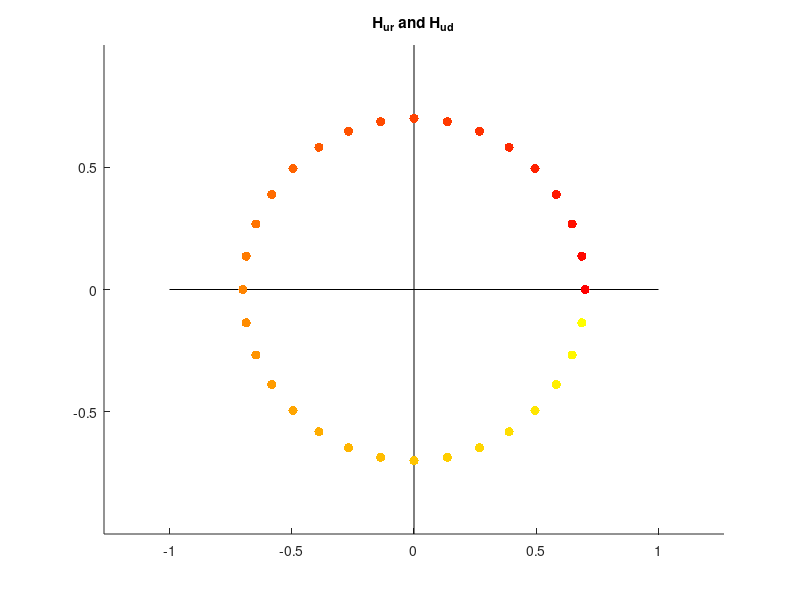
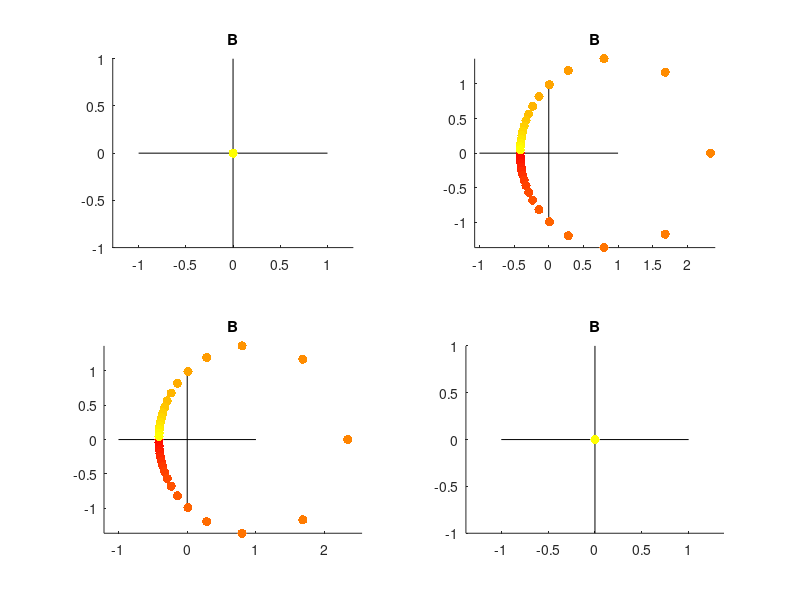
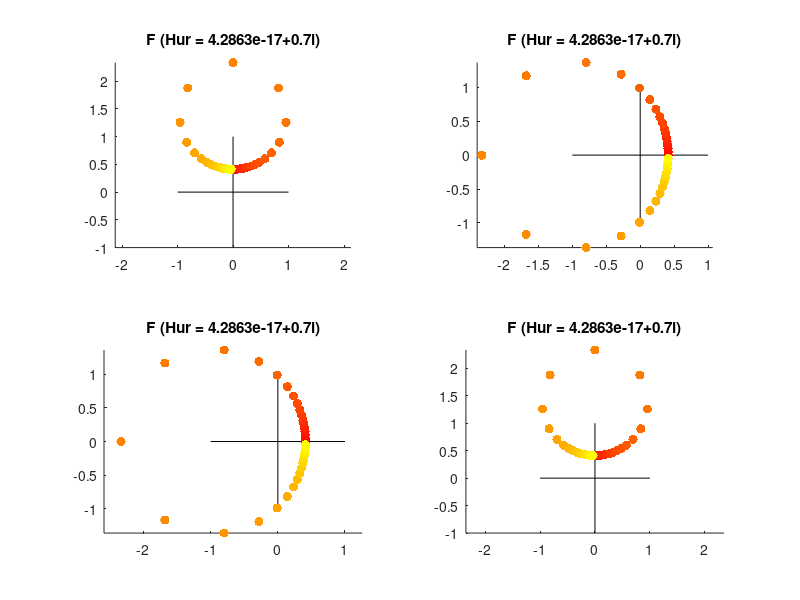

Source code (MATLAB) for these figures, in order:
% realPart = -1.3:0.1:1.3;
% imaginaryPart = realPart;
% % [X,Y] = meshgrid(realPart,imaginaryPart);
% % comp = X + Y*1j;
% comp = permute(realPart + imaginaryPart*1j,[2 1]);
% n = length(comp);

interval = pi/16;
angle = 0:interval:2*pi-interval;
realPart = cos(angle);
imaginaryPart = sin(angle);
comp = permute(realPart + imaginaryPart*1j,[2 1]);
n = length(comp);
amp = linspace(0.5,0.8,n)';
comp = 0.7.*comp;

clear Hud Hur B F
Hud(1,1,:) = comp;
Hud(2,2,:) = comp;
Hur(1,1,:) = comp;
Hur(2,2,:) = comp;
M = [0 1; 1 0];
% M = eye(2);

idx = 9;
fixedHur = true;

% if fixedHur
%     for i = 1:size(Hud,3)
%         B(:,:,i) = -Hud(:,:,i)*inv(M*Hud(:,:,i) + eye(2));
%         F(:,:,i) = Hur(:,:,idx) + B(:,:,i)*(M*Hur(:,:,idx) - eye(2));
%     end
% else
%     for i = 1:size(Hud,3)
%         B(:,:,i) = -Hud(:,:,i)*inv(M*Hud(:,:,i) + eye(2));
%     end
%     for i = 1:size(Hud,3)
%         F(:,:,i) = Hur(:,:,i) + B(:,:,idx)*(M*Hur(:,:,i) - eye(2));
%     end
% end

% disturbance before M
if fixedHur
    for i = 1:size(Hud,3)
        B(:,:,i) = -Hud(:,:,i)*M*inv(Hud(:,:,i) + eye(2));
        F(:,:,i) = Hur(:,:,idx) + B(:,:,i)*(M*Hur(:,:,idx) - eye(2));
    end
else
    for i = 1:size(Hud,3)
        B(:,:,i) = -Hud(:,:,i)*M*inv(Hud(:,:,i) + eye(2));
    end
    for i = 1:size(Hud,3)
        F(:,:,i) = Hur(:,:,i) + B(:,:,idx)*(M*Hur(:,:,i) - eye(2));
    end
end

nReal = numel(realPart);
nImag = numel(imaginaryPart);
col1 = [1 0 0];
col2 = [0 1 0];
col3 = [0 0 1];
col4 = [1 1 0];

map = [linspace(col1(1),col4(1),n)' linspace(col1(2),col4(2),n)' linspace(col1(3),col4(3),n)'];

ax1 = 1;
ax2 = 1;

figure(7); clf; hold on
plot([-1 1],[0 0],'k')
plot([0 0],[-1 1],'k')
% for i = 1:n
    for j = 1:n
%         plot(real(comp(i,j)),imag(comp(i,j)),'.','MarkerSize',20,'Color',squeeze(map(i,j,:)))
        plot(real(comp(j)),imag(comp(j)),'.','MarkerSize',20,'Color',map(j,:))
    end
% end
title('H_{ur} and H_{ud}')
axis equal

figure(8); clf
for i = 1:2
    for j = 1:2
        subplot(2,2,2*(i-1)+j); hold on
        plot([-1 1],[0 0],'k')
        plot([0 0],[-1 1],'k')
        % for i = 1:n
        for k = 1:n
            %         plot(real(B(i,j)),imag(B(i,j)),'.','MarkerSize',20,'Color',squeeze(map(i,j,:)))
            plot(real(B(i,j,k)),imag(B(i,j,k)),'.','MarkerSize',20,'Color',map(k,:))
        end
        % end
        title('B')
        axis equal
    end
end

figure(9); clf
for i = 1:2
    for j = 1:2
        subplot(2,2,2*(i-1)+j); hold on
        plot([-1 1],[0 0],'k')
        plot([0 0],[-1 1],'k')
        % for i = 1:n
        for k = 1:n
            %         plot(real(B(i,j)),imag(B(i,j)),'.','MarkerSize',20,'Color',squeeze(map(i,j,:)))
            plot(real(F(i,j,k)),imag(F(i,j,k)),'.','MarkerSize',20,'Color',map(k,:))
        end
        % end
        if fixedHur
            title(['F (Hur = ' num2str(comp(idx)) ')'])
        else
            title(['F (Hud = ' num2str(comp(idx)) ')'])
        end
        axis equal
    end
end